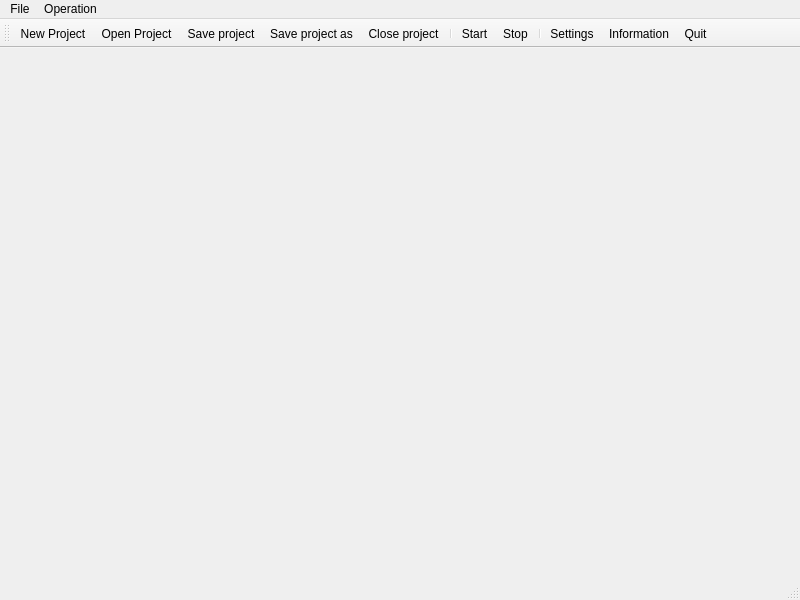
<?xml version="1.0" encoding="UTF-8"?>
<ui version="4.0">
 <class>MainWindow</class>
 <widget class="QMainWindow" name="MainWindow">
  <property name="geometry">
   <rect>
    <x>0</x>
    <y>0</y>
    <width>800</width>
    <height>600</height>
   </rect>
  </property>
  <property name="windowTitle">
   <string>MainWindow</string>
  </property>
  <widget class="QWidget" name="centralWidget"/>
  <widget class="QToolBar" name="mainToolBar">
   <attribute name="toolBarArea">
    <enum>TopToolBarArea</enum>
   </attribute>
   <attribute name="toolBarBreak">
    <bool>false</bool>
   </attribute>
   <addaction name="actionNew_Project"/>
   <addaction name="actionOpen_Project"/>
   <addaction name="actionSave_project"/>
   <addaction name="actionSave_project_as"/>
   <addaction name="actionClose_project"/>
   <addaction name="separator"/>
   <addaction name="actionStart"/>
   <addaction name="actionStop"/>
   <addaction name="separator"/>
   <addaction name="actionSettings"/>
   <addaction name="actionInformation"/>
   <addaction name="actionQuit"/>
  </widget>
  <widget class="QStatusBar" name="statusBar"/>
  <widget class="QMenuBar" name="menuBar">
   <property name="geometry">
    <rect>
     <x>0</x>
     <y>0</y>
     <width>800</width>
     <height>22</height>
    </rect>
   </property>
   <widget class="QMenu" name="menuFile">
    <property name="geometry">
     <rect>
      <x>1711</x>
      <y>108</y>
      <width>176</width>
      <height>222</height>
     </rect>
    </property>
    <property name="title">
     <string>File</string>
    </property>
    <addaction name="actionNew_Project"/>
    <addaction name="actionOpen_Project"/>
    <addaction name="actionSave_project"/>
    <addaction name="actionSave_project_as"/>
    <addaction name="actionClose_project"/>
    <addaction name="separator"/>
    <addaction name="actionSettings"/>
    <addaction name="actionInformation"/>
    <addaction name="separator"/>
    <addaction name="actionQuit"/>
   </widget>
   <widget class="QMenu" name="menuOperation">
    <property name="title">
     <string>Operation</string>
    </property>
    <addaction name="actionStart"/>
    <addaction name="actionStop"/>
   </widget>
   <addaction name="menuFile"/>
   <addaction name="menuOperation"/>
  </widget>
  <action name="actionNew_Project">
   <property name="icon">
    <iconset resource="../../resource.qrc">
     <normaloff>:/icons/Resource/icons/new.png</normaloff>:/icons/Resource/icons/new.png</iconset>
   </property>
   <property name="text">
    <string>New Project</string>
   </property>
  </action>
  <action name="actionOpen_Project">
   <property name="icon">
    <iconset resource="../../resource.qrc">
     <normaloff>:/icons/Resource/icons/open.png</normaloff>:/icons/Resource/icons/open.png</iconset>
   </property>
   <property name="text">
    <string>Open Project</string>
   </property>
  </action>
  <action name="actionSave_project">
   <property name="icon">
    <iconset resource="../../resource.qrc">
     <normaloff>:/icons/Resource/icons/save.png</normaloff>:/icons/Resource/icons/save.png</iconset>
   </property>
   <property name="text">
    <string>Save project</string>
   </property>
  </action>
  <action name="actionSave_project_as">
   <property name="icon">
    <iconset resource="../../resource.qrc">
     <normaloff>:/icons/Resource/icons/save_as.png</normaloff>:/icons/Resource/icons/save_as.png</iconset>
   </property>
   <property name="text">
    <string>Save project as ...</string>
   </property>
  </action>
  <action name="actionSettings">
   <property name="icon">
    <iconset resource="../../resource.qrc">
     <normaloff>:/icons/Resource/icons/settings.png</normaloff>
     <normalon>:/icons/Resource/icons/settings.png</normalon>:/icons/Resource/icons/settings.png</iconset>
   </property>
   <property name="text">
    <string>Settings</string>
   </property>
   <property name="iconVisibleInMenu">
    <bool>false</bool>
   </property>
  </action>
  <action name="actionQuit">
   <property name="enabled">
    <bool>true</bool>
   </property>
   <property name="icon">
    <iconset resource="../../resource.qrc">
     <normaloff>:/icons/Resource/icons/quit.png</normaloff>:/icons/Resource/icons/quit.png</iconset>
   </property>
   <property name="text">
    <string>Quit</string>
   </property>
  </action>
  <action name="actionClose_project">
   <property name="icon">
    <iconset resource="../../resource.qrc">
     <normaloff>:/icons/Resource/icons/close.png</normaloff>:/icons/Resource/icons/close.png</iconset>
   </property>
   <property name="text">
    <string>Close project</string>
   </property>
  </action>
  <action name="actionStart">
   <property name="icon">
    <iconset resource="../../resource.qrc">
     <normaloff>:/icons/Resource/icons/start.png</normaloff>:/icons/Resource/icons/start.png</iconset>
   </property>
   <property name="text">
    <string>Start</string>
   </property>
  </action>
  <action name="actionStop">
   <property name="icon">
    <iconset resource="../../resource.qrc">
     <normaloff>:/icons/Resource/icons/stop.png</normaloff>:/icons/Resource/icons/stop.png</iconset>
   </property>
   <property name="text">
    <string>Stop</string>
   </property>
   <property name="whatsThis">
    <string>Stop</string>
   </property>
  </action>
  <action name="actionInformation">
   <property name="icon">
    <iconset resource="../../resource.qrc">
     <normaloff>:/icons/Resource/icons/information.png</normaloff>:/icons/Resource/icons/information.png</iconset>
   </property>
   <property name="text">
    <string>Information</string>
   </property>
  </action>
 </widget>
 <layoutdefault spacing="6" margin="11"/>
 <resources>
  <include location="../../resource.qrc"/>
 </resources>
 <connections/>
</ui>
